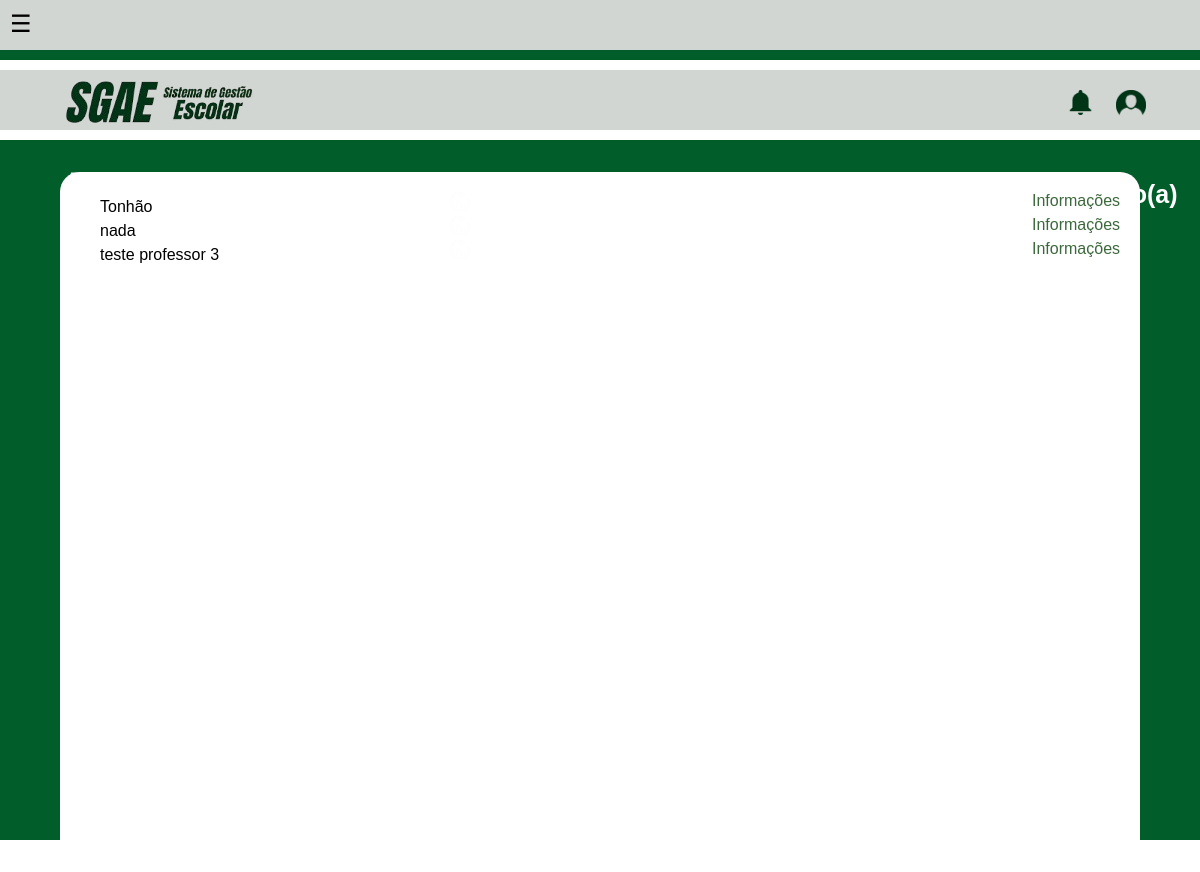
The page /PPInte/gere_alunos.php (signed in) on the database its author committed.
### tables this page shows
CREATE TABLE `professor` (
  `id_prof` int(11) NOT NULL,
  `foto` varchar(255) DEFAULT NULL
);

CREATE TABLE `usuario` (
  `cpf` char(11) NOT NULL,
  `Siape` varchar(45) NOT NULL,
  `foto` varchar(200) DEFAULT NULL,
  `id_us` int(11) NOT NULL,
  `email` varchar(45) NOT NULL,
  `nome` varchar(45) NOT NULL,
  `senha` varchar(45) NOT NULL,
  `fone` varchar(20) NOT NULL
);

### PPInte/gere_alunos.php (the view, shortened to what this page needs)
<?php
    require('config.php');
    $sql = "select usuario.id_us, usuario.Siape, usuario.nome, professor.id_prof, usuario.foto from usuario inner join professor where usuario.id_us=professor.id_prof";
    $res = $conn->query($sql) or die($conn->error);
    $qtd = $res->num_rows;
    $Checagem = "select * from setor where id_set = '{$_SESSION['id_us']}'";
    $ConsultaC = $conn->query($Checagem);
    $qtdChecagem = $ConsultaC->num_rows;
    if ($qtdChecagem > 0) {
        ?>
            <!DOCTYPE html>
            <html lang="pt-BR">
            <head>
                <link rel="stylesheet" href="alunos.css">
            </head>
            <body>
                <div class="top-bar">
                    <div class="menu-container">
                        <div class="menu-abriricon" onclick="openMenu()">☰</div>
                    </div>
                </div>
                <div class="green-bar"></div>
                <div class="bottom-bar">
                <div class="iconeNotificacao">
                        <img src="Imagens/Notificacao.png">
                    </div>
                    <div class="iconeTitulo">
                        <img src="Imagens/Titulo.png">
                    </div>
                    <div class="iconePerfil">
                        <img src="Imagens/Perfil.png">
                    </div>
                </div>
                <div class="new-green-bar">
                    <div class="Titulo-Alunos">
                        <h1>ALUNOS</h1>
                    </div>
                </div>
                <div class="new-bottom-bar">
                    <div class="box-center">
                        <div class="InformaçõesProf";>
                            <?php
                            if($qtd > 0){
                                echo "<div class='professores-container'>";
                                while($row = $res->fetch_object()){
                                    echo "<div class='backgroundFundo1'>";
                                    echo "<p class='nome-aluno'>" . $row->nome . "</p>";
                                    echo "<div class='botaoinfo'>";
                                    echo "<a>Informações</a>";
                                    echo "</div>";
                                    echo "<div class='imagemBotao'>";
                                    echo "<img onclick=\"window.location.href='professor.php?id_prof=" . htmlspecialchars($row->id_prof, ENT_QUOTES, 'UTF-8') . "'\" src='Imagens/Informacoes.png' alt='Informações'>";
                                    echo "</div>";
                                    echo "</div>";
                                }
                                echo "</div>";
                            }
                            ?>
                        </div>
                    </div>
                </div>
            </body>
            </html>
<?php
    } else{
        print"<script>location.href='index.php'; alert('Você não tem permissão para acessar esta área do sistema')</script>";
    }
?>

### PPInte/alunos.css (style rules this page uses)
.top-bar { width: 100%; height: 50px; background-color: #d2d6d3; position: relative; }
.green-bar { width: 100%; height: 10px; background-color: #015d29; position: relative; top: 0px; }
.bottom-bar { width: 100%; height: 60px; background-color: #d2d6d3; position: relative; top: 10px; }
.new-green-bar { width: 100%; height: 100px; background-color: #015d29; position: relative; top: 20px; }
.new-bottom-bar { width: 100%; height: 75vh; background-color: #015d29; position: relative; top: 20px; }
.box-center { width: 90%; height: 700px; background-color: white; position: relative; top: 47%; left: 50%; transform: translate(-50%, -50%); border-radius: 20px; box-sizing: border-box; padding: 20px; overflow: auto; }
.Titulo-Alunos h1 { font-size: 35px; color: White; position: absolute; font-family: 'Anton'; font-style: Italic; letter-spacing: 1px; top: 0px; left: 5%; }
.iconeTitulo img { width: 250px; height: auto; position: absolute; top: 10px; left: 50px; }
.iconeNotificacao img { width: 25px; height: auto; position: absolute; top: 20px; left: 89%; }
.iconePerfil img { width: 30px; height: auto; position: absolute; top: 20px; left: 93%; }
.menu-container { position: absolute; display: inline-block; }
.menu-abriricon { font-size: 24px; cursor: pointer; position: absolute; top: 10px; left: 10px; }
.backgroundFundo1 { display: table-row; width: 100%; border-bottom: 1px solid #e0e0e0; }
.nome-aluno { display: table-cell; padding-left: 20px; width: 350px; height: 20px; }
.botaoinfo { display: table-cell; text-align: center; }
.imagemBotao img { width: 20px; height: auto; transition: transform 0.3s ease; cursor: pointer; text-decoration: none; }
body { margin: 0; font-family: Arial, sans-serif; }
.botaoinfo a { cursor: pointer; text-decoration: none; color: #3C693C; text-align: right; position: absolute; left: 90%; }

### rows shown on the page
professor: id_prof.nome "Tonhão"
professor: id_prof.nome "nada"
professor: id_prof.nome "teste professor 3"
